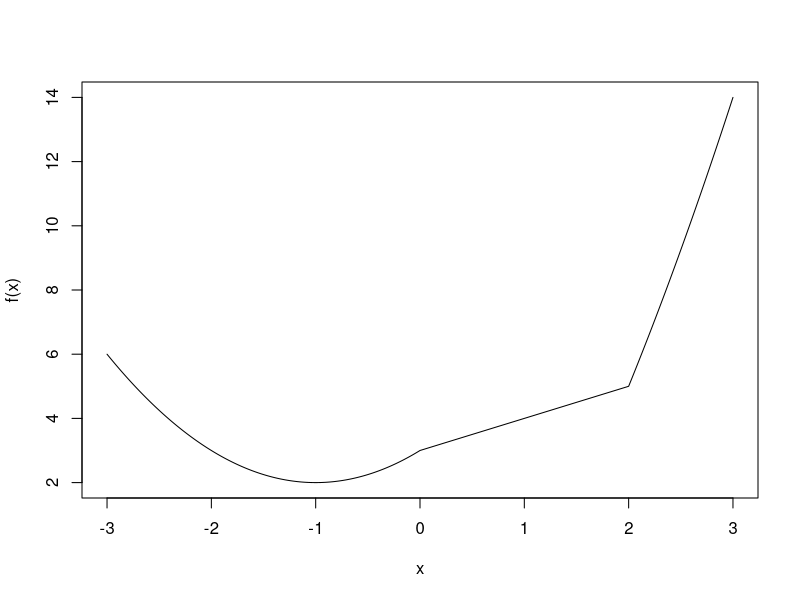

R code for this plot:
## ---- chunk 1
#1.1a
1:20
#1.1b
20:1
#1.1c
tmp <- c(4, 6, 3)
#1.1d
rep(tmp, times = 10)
#1.1e
rep(c(4, 6, 3), times = c(11, 10, 10))  
#1.1f
rep(c(4, 6, 3), times = c(10, 20, 30))  
## ---- chunk 2
#1.2
x <- seq(from = 3, to = 6, by = 0.1)  
vec1.2 <- exp(x) * cos(x)  

vec1.2
## ---- chunk 3
#1.3a
k <- 1:12  
vec_1.3a <- (0.1^(3*k)) * (0.2^(3*k - 2))  

#1.3b
m <- 1:25  
vec_1.3b <- (2^m) / m  

vec_1.3a
vec_1.3b
## ---- chunk 4
#1.4a
i_a <- 10:100  
sum_1.4a <- sum(i_a^3 + 4*i_a^2)  
#1.4b
i_b <- 1:25  
sum_1.4b <- sum((2^i_b)/i_b + (3^i_b)/(i_b^2))  

sum_1.4a
sum_1.4b
## ---- chunk 5
#1.5a
vec_label <- paste("label", 1:30, sep = " ")  

#1.5b
vec_fn <- paste0("fn", 1:30)  

vec_label
vec_fn
## ---- chunk 6
#1.6
set.seed(50)
xVec <- sample(0:999, 250, replace = T)
yVec <- sample(0:999, 250, replace = T)
n <- length(xVec)

#1.6a
vec_1.6a <- yVec[2:n] - xVec[1:(n-1)]
#1.6b
vec_1.6b <- sin(yVec[1:(n-1)]) / cos(xVec[2:n])
#1.6c
vec_1.6c <- xVec[1:(n-2)] + 2*xVec[2:(n-1)] - xVec[3:n]
#1.6d
sum_1.6d <- sum(exp(-xVec[2:n]) / (xVec[1:(n-1)] + 10))

vec_1.6a
vec_1.6b
vec_1.6c
sum_1.6d
## ---- chunk 7
x_mean <- mean(xVec)
y_max <- max(yVec)

#1.7a
y_gt600 <- yVec[yVec > 600]
#1.7b
y_gt600_idx <- which(yVec > 600)
#1.7c
x_corresp <- xVec[y_gt600_idx]
#1.7d
vec_1.7d <- sqrt(abs(xVec - x_mean))
#1.7e
count_1.7e <- sum(abs(yVec - y_max) <= 200)
#1.7f
count_1.7f <- sum(xVec %% 2 == 0)
#1.7g
x_sorted_by_y <- xVec[order(yVec)]
#1.7h
y_seq <- seq(1, n, 3)
y_1.7h <- yVec[y_seq]
n <- length(yVec)

y_gt600
y_gt600_idx
x_corresp
vec_1.7d
count_1.7e
count_1.7f
x_sorted_by_y
y_1.7h
## ---- chunk 8
#1.8
nums <- seq(2,38,2)
dens <- seq(3,39,2)
cum <- cumprod(nums / dens)
sum_8 <- 1 + sum(cum)

sum_8
## ---- chunk 9
A <- matrix(c(1,5,-2,1,2,-1,3,6,-3), nrow = 3)
#2.1a
A2 <- A %*% A
A3 <- A2 %*% A
#2.1b
A[,3] <- A[,2] + A[,3]

A
A2
A3
A[,3]
## ---- chunk 10
B <- matrix(c(10, -10, 10), nrow = 15, ncol = 3, byrow = T)
B_TB <- crossprod(B)

B_TB
## ---- chunk 11
matE <- matrix(0, nrow = 6, ncol = 6)
matE[abs(row(matE) - col(matE)) == 1] <- 1

matE
## ---- chunk 12
i <- 0:4
j <- 0:4
mat_2.4 <- outer(i, j, FUN = "+")

mat_2.4
## ---- chunk 13
#2.5a
n5 <- 5
mat_2.5a <- outer(0:(n5-1), 0:(n5-1), FUN = function(i,j) (i+j) %% 5)
#2.5b
n <- 10
mat_2.5b <- outer(0:9, 0:9, \(i,j) (i+j) %% 9)
#2.5c
n <- 9
mat_2.5c <- outer(0:(n-1), 0:(n-1), function(i, j) (i - j) %% 9)


mat_2.5a
mat_2.5b
mat_2.5c
## ---- chunk 14
library(Matrix)
A <- toeplitz(1:5)
b <- c(7, -1, -3, 5, 17)
x <- solve(A, b)

A
x
## ---- chunk 15
#2.8a
sum_8a <- sum(outer(1:20, 1:5, FUN = function(i,j) i^4/(3+j)))
#2.8b
sum_8b <- sum(outer(1:20, 1:5, FUN = function(i,j) i^4/(3+i*j)))
#2.8c
sum_8c <- sum(sapply(1:10, function(i) sum(i^4/(3+i*(1:i)))))

sum_8a
sum_8b
sum_8c
## ---- chunk 16
#3.1a
tmpFn1 <- function(xVec) {
  n <- length(xVec)
  xVec ^ (1:n)
}
tmpFn2 <- function(xVec) {
  n <- length(xVec)
  (xVec ^ (1:n)) / (1:n)
}
#3.1b
tmpFn3 <- function(x, n) {
  k <- 0:n
  sum(ifelse(k==0, 1, x^k/k))
}
## ---- chunk 17
tmpFn <- function(xVec) {
  n <- length(xVec)
  if (n < 3) stop
  sapply(1:(n-2), function(i) mean(xVec[i:(i+2)]))
}

tmpFn(c(1:5,6:1))
## ---- chunk 18
tmpFn <- function(xVec) {
  n <- length(xVec)
  if (n < 3) stop
  sapply(1:(n-2), function(i) mean(xVec[i:(i+2)]))
}
tmpFn <- function(x) {
  ifelse(x < 0, x^2 + 2*x + 3,
         ifelse(x < 2, x + 3, x^2 + 4*x - 7))
}
x <- seq(-3, 3, by = 0.01) 
y <- tmpFn(x)

plot(x, y, type = "l", xlab = "x", ylab = "f(x)")
## ---- chunk 19
double_odd_numbers <- function(mat) {
  result <- mat
  odd_indices <- mat %% 2 != 0
  result[odd_indices] <- result[odd_indices] * 2
  return(result)
}
input_matrix <- matrix(c(1, 5, -2, 1, 2, -1, 3, 6, -3), nrow = 3, byrow = TRUE)
output_matrix <- double_odd_numbers(input_matrix)

cat("\n")
print(input_matrix)
cat("\n")
print(output_matrix)
## ---- chunk 20
generate_matrix <- function(n, k) {
mat <- matrix(0, nrow = n, ncol = n)
for (i in 1:n) {
    mat[i, i] <- k
  }
for (i in 1:(n - 1)) {
    mat[i, i + 1] <- 1
  }
for (i in 2:n) {
  mat[i, i - 1] <- 1
  }
return(mat)
}

n <- 5
k <- 2
result_matrix <- generate_matrix(n, k)
print(result_matrix)
## ---- chunk 21
quadrant <- function(alpha) {
  alpha_mod <- alpha %% 360
if (alpha_mod >= 0 && alpha_mod < 90) {
  return(1)
} else if (alpha_mod >= 90 && alpha_mod < 180) {
 return(2)
  } else if (alpha_mod >= 180 && alpha_mod < 270) {
  return(3)
} else if (alpha_mod >= 270 && alpha_mod < 360) {
  return(4)
  }
}
print(quadrant(45))   
print(quadrant(95)) 
print(quadrant(200))
print(quadrant(300))
print(quadrant(370))
## ---- chunk 22
weekday <- function(day, month, year) {
  if (month < 3) {
    m <- month + 10
    y <- (year - 1) %% 100
    c <- floor((year - 1) / 100)
  } else {
    m <- month - 2
    y <- year %% 100
    c <- floor(year / 100)
  }

  f <- (floor(2.6 * m - 0.2) + day + y + y%/%4 + c%/%4 - 2 * c) %% 7
  f <- ifelse(f == 0, 7, f)  
  c("Sunday", "Monday", "Tuesday", "Wednesday", "Thursday", "Friday", "Saturday")[f]
}
weekday_vector <- function(days, months, years) {
  mapply(weekday, days, months, years)
}

print(weekday_vector(c(21, 21), c(7, 2), c(1963, 1963)))

## ---- chunk 23
testLoop <- function(n) {
  x <- numeric(n - 1)
  x[1] <- 1
  if (n > 2) {
    x[2] <- 2
    for (j in 2:(n - 1)) {
      x[j + 1] <- x[j] + 2 / x[j]
    }
  }
  return(x)
}

print(testLoop(5))
## ---- chunk 24
tmpFn <- function(xVec) {
  x_bar <- mean(xVec)
  n <- length(xVec)
  numerator_r1 <- sum((xVec[2:n] - x_bar) * (xVec[1:(n-1)] - x_bar))
  numerator_r2 <- sum((xVec[3:n] - x_bar) * (xVec[1:(n-2)] - x_bar))
  denominator <- sum((xVec - x_bar)^2)
  list(r1 = numerator_r1 / denominator, r2 = numerator_r2 / denominator)
}

xVec_test <- seq(2, 56, 3)
result <- tmpFn(xVec_test)
print(result)

tmpFn_general <- function(xVec, k) {
  x_bar <- mean(xVec)
  n <- length(xVec)
  denominator <- sum((xVec - x_bar)^2)
  r <- c(1)
  for (i in 1:k) {
    numerator <- sum((xVec[(i+1):n] - x_bar) * (xVec[1:(n-i)] - x_bar))
    r <- c(r, numerator / denominator)
  }
  r
}

result_general <- tmpFn_general(xVec_test, 2)
print(result_general)
## ---- chunk 25
#4.1a
zvec_outer <- function(xVec, yVec) {
  mat <- outer(xVec, yVec, `<`)
  zVec <- colSums(mat)
  return(zVec)
}

#4.1b
zvec_sapply <- function(xVec, yVec) {
  zVec <- sapply(xVec, function(xk) sum(yVec < xk))
  return(zVec)
}

#4.1c
zvec_vapply <- function(xVec, yVec) {
  zVec <- vapply(xVec, function(xk) sum(yVec < xk), numeric(1))
  return(zVec)
}

#4.1d
zvec_sapply_safe <- function(xVec, yVec) {
  if (!is.vector(xVec) || !is.vector(yVec)) {
    stop("xVec and yVec must be vectors.")
  }
  if (length(xVec) == 0 || length(yVec) == 0) {
    return(numeric(0))
  }
  zVec <- sapply(xVec, function(xk) sum(yVec < xk))
  return(zVec)
}

#4.1e
x <- rnorm(1000)
y <- rnorm(1000)

time_outer <- system.time(zvec_outer(x, y))
print(time_outer)

time_sapply <- system.time(zvec_sapply(x, y))
print(time_sapply)

time_vapply <- system.time(zvec_vapply(x, y))
print(time_vapply)
## ---- chunk 26
#4.2a
extract_cols_no_na <- function(mat) {
  cols_no_na <- apply(mat, 2, function(col) all(!is.na(col)))
  submat <- mat[, cols_no_na]
  return(submat)
}

#4.2b
remove_rows_cols_with_na <- function(mat) {
  rows_no_na <- apply(mat, 1, function(row) all(!is.na(row)))
  mat_rows_removed <- mat[rows_no_na, ]
  cols_no_na <- apply(mat_rows_removed, 2, function(col) all(!is.na(col)))
  submat <- mat_rows_removed[, cols_no_na]
  return(submat)
}
## ---- chunk 27
#4.3a
empCopula <- function(u, v, xVec, yVec) {
  n <- length(xVec)
  r <- rank(xVec)
  s <- rank(yVec)
  term <- (r / (n + 1) <= u) & (s / (n + 1) <= v)
  C <- mean(term)
  return(C)
}

#4.3b
empCopula_vec <- function(u_vec, v_vec, xVec, yVec) {
  n <- length(xVec)
  r <- rank(xVec)
  s <- rank(yVec)
  result <- numeric(length(u_vec))
  for (i in seq_along(u_vec)) {
    u <- u_vec[i]
    v <- v_vec[i]
    term <- (r / (n + 1) <= u) & (s / (n + 1) <= v)
    result[i] <- mean(term)
  }
  return(result)
}
## ---- chunk 28
#4.4a
funA <- function(n) {
  total <- 0
  for (r in 1:n) {
    for (s in 1:r) {
      total <- total + s^2 / (10 + 4 * r^3)
    }
  }
  return(total)
}
system.time(funA(100))

#4.4b
funB <- function(n) {
  r_mat <- row(matrix(1, n, n))
  s_mat <- col(matrix(1, n, n))
  valid_mat <- s_mat <= r_mat
  mat <- s_mat^2 / (10 + 4 * r_mat^3) * valid_mat
  total <- sum(mat)
  return(total)
}
system.time(funB(100))

#4.4c
funC <- function(n) {
  r_seq <- 1:n
  s_seq <- 1:n
  valid_mat <- outer(s_seq, r_seq, "<=")
  mat <- outer(s_seq^2, 10 + 4 * r_seq^3, "/") * valid_mat
  total <- sum(mat)
  return(total)
}

system.time(funC(100))

#4.4d
sum_single_r <- function(r) {
  s_seq <- 1:r
  sum(s_seq^2 / (10 + 4 * r^3))
}

funD <- function(n) {
  r_seq <- 1:n
  total <- sum(sapply(r_seq, sum_single_r))
  return(total)
}
system.time(funD(100))

#4.4e
term_calc <- function(r, s) {
  if (s <= r) {
    return(s^2 / (10 + 4 * r^3))
  } else {
    return(0)
  }
}

funF <- function(n) {
  r_seq <- 1:n
  s_seq <- 1:n
  r_grid <- rep(r_seq, each = n)
  s_grid <- rep(s_seq, times = n)
  terms <- mapply(term_calc, r_grid, s_grid)
  total <- sum(terms)
  return(total)
}

system.time(funF(100))
## ---- chunk 29
#5.1a
tsExma <- function(tsDat, m0, delta) {
  z <- as.numeric(tsDat)
  n <- length(z)
  m <- numeric(n)
  m[1] <- m0
  for (t in 2:n) {
    e <- z[t] - m[t-1]
    m[t] <- m[t-1] + (1 - delta) * e
  }
  ts(m, start = start(tsDat), frequency = frequency(tsDat))
}

#5.1b
tsExma_vec <- function(tsDat, m0, delta) {
  z <- as.numeric(tsDat)
  n <- length(z)
  if (n < 1) return(ts(NULL))
  
  m <- numeric(n)
  m[1] <- m0
  if (n == 1) {
    return(ts(m, start = start(tsDat), frequency = frequency(tsDat)))
  }
  
  errors <- z[2:n] - m[1:(n-1)]
  m[2:n] <- m[1:(n-1)] + (1 - delta) * errors
  ts(m, start = start(tsDat), frequency = frequency(tsDat))
}
## ---- chunk 30
#5.2a
myListFn <- function(n) {
  x <- rnorm(n)
  x_bar <- mean(x)
  if (x_bar >= 0) {
    y <- rexp(n, rate = 1 / x_bar)
  } else {
    z <- rexp(n, rate = 1 / abs(x_bar))
    y <- -z
  }
  count <- sum(abs(y) > abs(x))
  list(xVec = x, yVec = y, count = count)
}

#5.2b
myList <- lapply(rep(10, 1000), myListFn)
count_values <- sapply(myList, `[[`, "count")
mean_count <- mean(count_values)

#5.2c
yVec_list <- lapply(myList, `[[`, "yVec")

#5.2d
yVec_matrix <- sapply(myList, `[[`, "yVec")

#5.2e
myList_no_count <- lapply(myList, function(sublist) {
  sublist$count <- NULL
  sublist
})

#5.2f
selected_lists <- myList[sapply(myList, `[[`, "count") > 2]

#5.2g
mean_x_selected <- sapply(selected_lists, function(sublist) {
  mean(sublist$xVec)
})
## ---- chunk 31
#5.3a
numerator_a <- sapply(myList, function(lst) sum(lst$xVec * 1:10))
denominator_a <- sapply(myList, function(lst) sum(lst$yVec * 1:10))
ratio_a <- numerator_a / denominator_a

#5.3b
matrix_b <- sapply(1:10, function(j) {
  sapply(myList, function(lst) lst$xVec[j] - lst$yVec[j])
})

#5.3c
numerator_c <- sum(sapply(1:1000, function(i) i * myList[[i]]$xVec[2]))
denominator_c <- sum(sapply(1:1000, function(i) i * myList[[i]]$yVec[2]))
ratio_c <- numerator_c / denominator_c
## ---- chunk 32
#5.4a
testFn <- function(arr) {
  d1 <- dim(arr)[1]
  d2 <- dim(arr)[2]
  d3 <- dim(arr)[3]
  w <- array(0, dim = c(d1, d2, d3))
  for (k in 1:d3) {
    min_vals <- apply(arr[,,k], 2, min) 
    for (j in 1:d2) {
      w[, j, k] <- arr[, j, k] - min_vals[j]
    }
  }
  z <- matrix(0, nrow = d2, ncol = d3)
  for (k in 1:d3) {
    max_vals <- apply(arr[,,k], 2, max) 
    sum_vals <- apply(arr[,,k], 2, sum)
    z[, k] <- sum_vals - max_vals
  }
  
  return(list(w = w, z = z))
}

#5.4b
testFn2 <- function(arr) {
  d1 <- dim(arr)[1]
  d2 <- dim(arr)[2]
  d3 <- dim(arr)[3]
  z <- matrix(0, nrow = d2, ncol = d3)
  for (k in 1:d3) {
    sum_vals <- apply(arr[,,k], 2, sum)
    z[, k] <- sum_vals
  }
  return(z)
}

testArray <- array(sample(1:60, 60, replace = FALSE), dim = c(5, 4, 3))
result_a <- testFn(testArray)
result_b <- testFn2(testArray)
